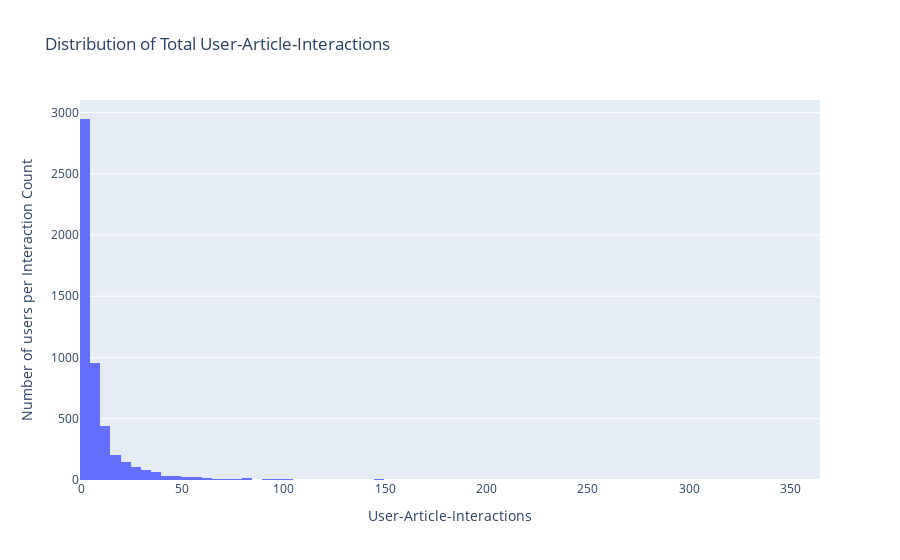

The notebook cell saved with this chart:
### Code cell
# plot the distribution of how many articles a user interacts with in the dataset (plotly)
fig = px.histogram(df_user_article_count, x='interaction_count', nbins=100, title='Distribution of Total User-Article-Interactions')
fig.update_yaxes(title_text='Number of users per Interaction Count')
fig.update_xaxes(title_text='User-Article-Interactions')
fig.show()

### Figure 1 — Plotly figure (JSON) as saved in the notebook; plotly's stock layout.template omitted (floating-point values rounded to 4 significant figures; data arrays with more than 128 entries replaced by an {"elided": "..."} marker saying what was removed)
{"data": [{"alignmentgroup": "True", "bingroup": "x", "hovertemplate": "interaction_count=%{x}<br>count=%{y}<extra></extra>", "legendgroup": "", "marker": {"color": "#636efa", "pattern": {"shape": ""}}, "name": "", "nbinsx": 100, "offsetgroup": "", "orientation": "v", "showlegend": false, "type": "histogram", "x": {"elided": "5148 int values"}, "xaxis": "x", "yaxis": "y"}], "layout": {"barmode": "relative", "legend": {"tracegroupgap": 0}, "title": {"text": "Distribution of Total User-Article-Interactions"}, "xaxis": {"anchor": "y", "domain": [0, 1], "title": {"text": "User-Article-Interactions"}}, "yaxis": {"anchor": "x", "domain": [0, 1], "title": {"text": "Number of users per Interaction Count"}}}}
